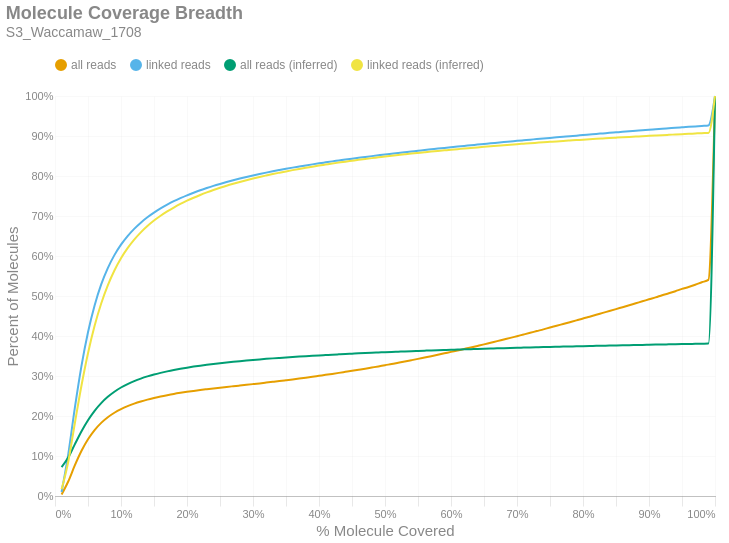

The cell this chart's notebook holds for it:
### Markdown cell above
### Molecule Read Coverage
This chart shows molecule coverage breadth as computed by the number of bases aligned to that molecule. In other words, "*how much of each unique long molecule is actually sequenced/aligned?*" Keep in mind there is a distinction between sequences and alignments, since some sequences belonging to a particular molecule may not align well and wouldn't appear in the alignment data. This chart also shows molecule coverage breadth as computed by the *inferred fragment* from which the aligned sequences originate. Unlike read coverage, this calculation takes into account the total insert size, including unsequenced gaps between the forward and reverse reads. Like the previous figures, these are cumulative percents.

### Code cell
if SKIPLR:
    print_html(f"Skipped")
else:
    binned_df = consolidated_hist(valids['coverage_bp'], mask, 0.01, True)
    binned_df_inf = consolidated_hist(valids['coverage_inserts'], mask, 0.01, True)
    binned_df = binned_df.with_columns(pl.lit(binned_df_inf['all reads (cumsum)']).alias('all reads (inferred)'))
    binned_df = binned_df.with_columns(pl.lit(binned_df_inf['linked reads (cumsum)']).alias('linked reads (inferred)'))
    binned_df = binned_df.with_columns(
        (pl.col('bin').cast(pl.Float64) + 0.01).alias('right_edge')
    )

    with SafeRender(binned_df):
        (
            density_plot(binned_df, 'Molecule Coverage Breadth', samplename, 'molcov', ['all reads (inferred)','linked reads (inferred)'])
            .encode(
                #x=alt.X('bin:Q', title="% Molecule Covered").axis(format = '%').scale(padding=0),
                x=alt.X('right_edge:Q', title="% Molecule Covered").axis(format='%').scale(padding=0),
                y=alt.Y('value:Q', title='Percent of Molecules')
                    .axis(format='%')
                    .stack(False)
                    .scale(domainMin=0, padding=0),
                color=alt.Color("key:N").scale(domain = ["all reads", "linked reads", "all reads (inferred)", "linked reads (inferred)"]),
                tooltip = [
                    alt.Tooltip("key:N", title = "Data Type"),
                    alt.Tooltip("range_label:N", title="% Molecule Covered"),
                    alt.Tooltip("value:Q", format = ".2%", title="% Molecules")
                ]
            )
        ).display()

### Figure 1 — Vega-Lite specification as saved in the notebook (floating-point values rounded to 4 significant figures)
{"width": "container", "height": 400, "config": {"title": {"anchor": "start", "dy": -15, "fontSize": 18, "color": "#888888", "subtitleColor": "#888888", "subtitleFontSize": 14}, "arc": {"fill": "#0072B2"}, "axis": {"domainColor": "#888888", "domainWidth": 0.5, "gridWidth": 0.2, "grid": false, "titleFontWeight": 400, "titleFontSize": 15, "labelFontSize": 11, "labelColor": "#888888", "tickColor": "#888888", "tickWidth": 0.2, "titleColor": "#888888"}, "axisBand": {"grid": false}, "axisX": {"grid": true, "tickSize": 10, "domainCap": "round"}, "axisY": {"domain": false, "grid": true, "tickSize": 0, "domainCap": "round"}, "background": "transparent", "header": {"labelFontSize": 15, "labelColor": "#888888", "titleFontSize": 15, "titleFontWeight": 600, "titleColor": "#888888"}, "legend": {"labelFont": "sans-serif", "labelFontSize": 12, "labelColor": "#888888", "symbolSize": 100, "symbolType": "circle", "titleFontSize": 12, "titlePadding": 10, "titleColor": "#888888", "title": null, "orient": "top"}, "range": {"category": ["#E69F00", "#56B4E9", "#009E73", "#F0E442", "#0072B2", "#D55E00", "#CC79A7", "#000000"], "diverging": ["#cfe8f3", "#a2d4ec", "#73bfe2", "#46abdb", "#1696d2", "#12719e"]}, "area": {"fill": "#0072B2", "fillOpacity": 0.7, "line": true, "strokeOpacity": 0.7}, "line": {"color": "#0072B2", "stroke": "#0072B2", "strokeWidth": 2}, "trail": {"color": "#0072B2", "stroke": "#0072B2", "strokeWidth": 0, "size": 1}, "point": {"filled": true, "fillOpacity": 1.0, "size": 95}, "text": {"color": "#888888", "fontSize": 11, "align": "right", "fontWeight": 400, "size": 11}, "bar": {"fill": "#0072B2", "stroke": null}, "view": {"stroke": null, "continuousWidth": 660, "continuousHeight": 400}}, "data": {"name": "data-20edd1573e0a187b697e7ec5bb91de09"}, "mark": {"type": "line", "interpolate": "monotone", "point": {"opacity": 0, "size": 275}}, "encoding": {"color": {"field": "key", "scale": {"domain": ["all reads", "linked reads", "all reads (inferred)", "linked reads (inferred)"]}, "type": "nominal"}, "tooltip": [{"field": "key", "title": "Data Type", "type": "nominal"}, {"field": "range_label", "title": "% Molecule Covered", "type": "nominal"}, {"field": "value", "format": ".2%", "title": "% Molecules", "type": "quantitative"}], "x": {"axis": {"format": "%"}, "field": "right_edge", "scale": {"padding": 0}, "title": "% Molecule Covered", "type": "quantitative"}, "y": {"axis": {"format": "%"}, "field": "value", "scale": {"domainMin": 0, "padding": 0}, "stack": false, "title": "Percent of Molecules", "type": "quantitative"}}, "params": [{"name": "param_c36ac31b6afebe62", "select": {"type": "point", "fields": ["key"]}, "bind": "legend"}], "title": {"text": "Molecule Coverage Breadth", "subtitle": "S3_Waccamaw_1708"}, "transform": [{"fold": ["all reads (cumsum)", "linked reads (cumsum)", "all reads (inferred)", "linked reads (inferred)"]}, {"calculate": "replace(datum.key, ' (cumsum)', '')", "as": "key"}, {"filter": {"param": "param_c36ac31b6afebe62"}}], "usermeta": {"embedOptions": {"downloadFileName": "S3_Waccamaw_1708.molcov"}}, "$schema": "https://vega.github.io/schema/vega-lite/v6.1.0.json", "datasets": {"data-20edd1573e0a187b697e7ec5bb91de09": [{"bin": "0.0", "interval": "0.0-0.01", "all reads": 0.003711, "linked reads": 0.01001, "all reads (cumsum)": 0.003711, "linked reads (cumsum)": 0.01001, "range_label": "0.0-0.01", "all reads (inferred)": 0.07215, "linked reads (inferred)": 0.01677, "right_edge": 0.01}, {"bin": "0.01", "interval": "0.01-0.02", "all reads": 0.03248, "linked reads": 0.09346, "all reads (cumsum)": 0.03619, "linked reads (cumsum)": 0.1035, "range_label": "0.01-0.02", "all reads (inferred)": 0.09596, "linked reads (inferred)": 0.08514, "right_edge": 0.02}, {"bin": "0.02", "interval": "0.02-0.03", "all reads": 0.04015, "linked reads": 0.1164, "all reads (cumsum)": 0.07634, "linked reads (cumsum)": 0.2198, "range_label": "0.02-0.03", "all reads (inferred)": 0.1291, "linked reads (inferred)": 0.1813, "right_edge": 0.03}, {"bin": "0.03", "interval": "0.03-0.04", "all reads": 0.03599, "linked reads": 0.1044, "all reads (cumsum)": 0.1123, "linked reads (cumsum)": 0.3242, "range_label": "0.03-0.04", "all reads (inferred)": 0.1614, "linked reads (inferred)": 0.2751, "right_edge": 0.04}, {"bin": "0.04", "interval": "0.04-0.05", "all reads": 0.02937, "linked reads": 0.08525, "all reads (cumsum)": 0.1417, "linked reads (cumsum)": 0.4095, "range_label": "0.04-0.05", "all reads (inferred)": 0.1895, "linked reads (inferred)": 0.357, "right_edge": 0.05}, {"bin": "0.05", "interval": "0.05-0.06", "all reads": 0.02308, "linked reads": 0.06698, "all reads (cumsum)": 0.1648, "linked reads (cumsum)": 0.4765, "range_label": "0.05-0.06", "all reads (inferred)": 0.2131, "linked reads (inferred)": 0.4254, "right_edge": 0.06}, {"bin": "0.06", "interval": "0.06-0.07", "all reads": 0.01807, "linked reads": 0.05242, "all reads (cumsum)": 0.1829, "linked reads (cumsum)": 0.5289, "range_label": "0.06-0.07", "all reads (inferred)": 0.2323, "linked reads (inferred)": 0.4813, "right_edge": 0.07}, {"bin": "0.07", "interval": "0.07-0.08", "all reads": 0.0141, "linked reads": 0.04085, "all reads (cumsum)": 0.1969, "linked reads (cumsum)": 0.5697, "range_label": "0.07-0.08", "all reads (inferred)": 0.2479, "linked reads (inferred)": 0.5267, "right_edge": 0.08}, {"bin": "0.08", "interval": "0.08-0.09", "all reads": 0.01122, "linked reads": 0.03246, "all reads (cumsum)": 0.2082, "linked reads (cumsum)": 0.6022, "range_label": "0.08-0.09", "all reads (inferred)": 0.2607, "linked reads (inferred)": 0.5639, "right_edge": 0.09}, {"bin": "0.09", "interval": "0.09-0.1", "all reads": 0.009066, "linked reads": 0.02617, "all reads (cumsum)": 0.2172, "linked reads (cumsum)": 0.6284, "range_label": "0.09-0.1", "all reads (inferred)": 0.2712, "linked reads (inferred)": 0.5944, "right_edge": 0.1}, {"bin": "0.1", "interval": "0.1-0.11", "all reads": 0.007433, "linked reads": 0.02142, "all reads (cumsum)": 0.2247, "linked reads (cumsum)": 0.6498, "range_label": "0.1-0.11", "all reads (inferred)": 0.2799, "linked reads (inferred)": 0.6196, "right_edge": 0.11}, {"bin": "0.11", "interval": "0.11-0.12", "all reads": 0.006291, "linked reads": 0.0181, "all reads (cumsum)": 0.231, "linked reads (cumsum)": 0.6679, "range_label": "0.11-0.12", "all reads (inferred)": 0.2873, "linked reads (inferred)": 0.6409, "right_edge": 0.12}, {"bin": "0.12", "interval": "0.12-0.13", "all reads": 0.005378, "linked reads": 0.01546, "all reads (cumsum)": 0.2363, "linked reads (cumsum)": 0.6833, "range_label": "0.12-0.13", "all reads (inferred)": 0.2936, "linked reads (inferred)": 0.6591, "right_edge": 0.13}, {"bin": "0.13", "interval": "0.13-0.14", "all reads": 0.004682, "linked reads": 0.01343, "all reads (cumsum)": 0.241, "linked reads (cumsum)": 0.6968, "range_label": "0.13-0.14", "all reads (inferred)": 0.299, "linked reads (inferred)": 0.6749, "right_edge": 0.14}, {"bin": "0.14", "interval": "0.14-0.15", "all reads": 0.004038, "linked reads": 0.01156, "all reads (cumsum)": 0.2451, "linked reads (cumsum)": 0.7083, "range_label": "0.14-0.15", "all reads (inferred)": 0.3037, "linked reads (inferred)": 0.6886, "right_edge": 0.15}, {"bin": "0.15", "interval": "0.15-0.16", "all reads": 0.003698, "linked reads": 0.01054, "all reads (cumsum)": 0.2488, "linked reads (cumsum)": 0.7189, "range_label": "0.15-0.16", "all reads (inferred)": 0.3079, "linked reads (inferred)": 0.7006, "right_edge": 0.16}, {"bin": "0.16", "interval": "0.16-0.17", "all reads": 0.003319, "linked reads": 0.009425, "all reads (cumsum)": 0.2521, "linked reads (cumsum)": 0.7283, "range_label": "0.16-0.17", "all reads (inferred)": 0.3116, "linked reads (inferred)": 0.7114, "right_edge": 0.17}, {"bin": "0.17", "interval": "0.17-0.18", "all reads": 0.003066, "linked reads": 0.008662, "all reads (cumsum)": 0.2551, "linked reads (cumsum)": 0.7369, "range_label": "0.17-0.18", "all reads (inferred)": 0.315, "linked reads (inferred)": 0.7212, "right_edge": 0.18}, {"bin": "0.18", "interval": "0.18-0.19", "all reads": 0.002747, "linked reads": 0.007695, "all reads (cumsum)": 0.2579, "linked reads (cumsum)": 0.7446, "range_label": "0.18-0.19", "all reads (inferred)": 0.3181, "linked reads (inferred)": 0.7301, "right_edge": 0.19}, {"bin": "0.19", "interval": "0.19-0.2", "all reads": 0.002542, "linked reads": 0.007092, "all reads (cumsum)": 0.2604, "linked reads (cumsum)": 0.7517, "range_label": "0.19-0.2", "all reads (inferred)": 0.3209, "linked reads (inferred)": 0.7382, "right_edge": 0.2}, {"bin": "0.2", "interval": "0.2-0.21", "all reads": 0.002333, "linked reads": 0.006473, "all reads (cumsum)": 0.2628, "linked reads (cumsum)": 0.7582, "range_label": "0.2-0.21", "all reads (inferred)": 0.3235, "linked reads (inferred)": 0.7457, "right_edge": 0.21}, {"bin": "0.21", "interval": "0.21-0.22", "all reads": 0.002232, "linked reads": 0.006142, "all reads (cumsum)": 0.265, "linked reads (cumsum)": 0.7643, "range_label": "0.21-0.22", "all reads (inferred)": 0.3259, "linked reads (inferred)": 0.7526, "right_edge": 0.22}, {"bin": "0.22", "interval": "0.22-0.23", "all reads": 0.002041, "linked reads": 0.005556, "all reads (cumsum)": 0.267, "linked reads (cumsum)": 0.7699, "range_label": "0.22-0.23", "all reads (inferred)": 0.3281, "linked reads (inferred)": 0.759, "right_edge": 0.23}, {"bin": "0.23", "interval": "0.23-0.24", "all reads": 0.001977, "linked reads": 0.005322, "all reads (cumsum)": 0.269, "linked reads (cumsum)": 0.7752, "range_label": "0.23-0.24", "all reads (inferred)": 0.3302, "linked reads (inferred)": 0.765, "right_edge": 0.24}, {"bin": "0.24", "interval": "0.24-0.25", "all reads": 0.00186, "linked reads": 0.004934, "all reads (cumsum)": 0.2709, "linked reads (cumsum)": 0.7802, "range_label": "0.24-0.25", "all reads (inferred)": 0.3321, "linked reads (inferred)": 0.7705, "right_edge": 0.25}, {"bin": "0.25", "interval": "0.25-0.26", "all reads": 0.001794, "linked reads": 0.004716, "all reads (cumsum)": 0.2727, "linked reads (cumsum)": 0.7849, "range_label": "0.25-0.26", "all reads (inferred)": 0.3339, "linked reads (inferred)": 0.7757, "right_edge": 0.26}, {"bin": "0.26", "interval": "0.26-0.27", "all reads": 0.001757, "linked reads": 0.004474, "all reads (cumsum)": 0.2744, "linked reads (cumsum)": 0.7893, "range_label": "0.26-0.27", "all reads (inferred)": 0.3356, "linked reads (inferred)": 0.7805, "right_edge": 0.27}, {"bin": "0.27", "interval": "0.27-0.28", "all reads": 0.001748, "linked reads": 0.004211, "all reads (cumsum)": 0.2762, "linked reads (cumsum)": 0.7936, "range_label": "0.27-0.28", "all reads (inferred)": 0.3371, "linked reads (inferred)": 0.785, "right_edge": 0.28}, {"bin": "0.28", "interval": "0.28-0.29", "all reads": 0.001745, "linked reads": 0.003957, "all reads (cumsum)": 0.2779, "linked reads (cumsum)": 0.7975, "range_label": "0.28-0.29", "all reads (inferred)": 0.3387, "linked reads (inferred)": 0.7894, "right_edge": 0.29}, {"bin": "0.29", "interval": "0.29-0.3", "all reads": 0.0018, "linked reads": 0.003815, "all reads (cumsum)": 0.2797, "linked reads (cumsum)": 0.8013, "range_label": "0.29-0.3", "all reads (inferred)": 0.3401, "linked reads (inferred)": 0.7936, "right_edge": 0.3}, {"bin": "0.3", "interval": "0.3-0.31", "all reads": 0.001827, "linked reads": 0.003644, "all reads (cumsum)": 0.2815, "linked reads (cumsum)": 0.805, "range_label": "0.3-0.31", "all reads (inferred)": 0.3415, "linked reads (inferred)": 0.7975, "right_edge": 0.31}, {"bin": "0.31", "interval": "0.31-0.32", "all reads": 0.001919, "linked reads": 0.003481, "all reads (cumsum)": 0.2835, "linked reads (cumsum)": 0.8085, "range_label": "0.31-0.32", "all reads (inferred)": 0.3428, "linked reads (inferred)": 0.8012, "right_edge": 0.32}, {"bin": "0.32", "interval": "0.32-0.33", "all reads": 0.001953, "linked reads": 0.003271, "all reads (cumsum)": 0.2854, "linked reads (cumsum)": 0.8117, "range_label": "0.32-0.33", "all reads (inferred)": 0.3441, "linked reads (inferred)": 0.8048, "right_edge": 0.33}, {"bin": "0.33", "interval": "0.33-0.34", "all reads": 0.00198, "linked reads": 0.003156, "all reads (cumsum)": 0.2874, "linked reads (cumsum)": 0.8149, "range_label": "0.33-0.34", "all reads (inferred)": 0.3452, "linked reads (inferred)": 0.8082, "right_edge": 0.34}, {"bin": "0.34", "interval": "0.34-0.35", "all reads": 0.002061, "linked reads": 0.003105, "all reads (cumsum)": 0.2895, "linked reads (cumsum)": 0.818, "range_label": "0.34-0.35", "all reads (inferred)": 0.3464, "linked reads (inferred)": 0.8115, "right_edge": 0.35}, {"bin": "0.35", "interval": "0.35-0.36", "all reads": 0.002084, "linked reads": 0.002916, "all reads (cumsum)": 0.2915, "linked reads (cumsum)": 0.8209, "range_label": "0.35-0.36", "all reads (inferred)": 0.3475, "linked reads (inferred)": 0.8146, "right_edge": 0.36}, {"bin": "0.36", "interval": "0.36-0.37", "all reads": 0.002136, "linked reads": 0.002774, "all reads (cumsum)": 0.2937, "linked reads (cumsum)": 0.8237, "range_label": "0.36-0.37", "all reads (inferred)": 0.3486, "linked reads (inferred)": 0.8177, "right_edge": 0.37}, {"bin": "0.37", "interval": "0.37-0.38", "all reads": 0.002197, "linked reads": 0.002727, "all reads (cumsum)": 0.2959, "linked reads (cumsum)": 0.8264, "range_label": "0.37-0.38", "all reads (inferred)": 0.3496, "linked reads (inferred)": 0.8206, "right_edge": 0.38}, {"bin": "0.38", "interval": "0.38-0.39", "all reads": 0.002267, "linked reads": 0.002664, "all reads (cumsum)": 0.2981, "linked reads (cumsum)": 0.8291, "range_label": "0.38-0.39", "all reads (inferred)": 0.3506, "linked reads (inferred)": 0.8234, "right_edge": 0.39}, {"bin": "0.39", "interval": "0.39-0.4", "all reads": 0.002369, "linked reads": 0.002589, "all reads (cumsum)": 0.3005, "linked reads (cumsum)": 0.8317, "range_label": "0.39-0.4", "all reads (inferred)": 0.3515, "linked reads (inferred)": 0.8261, "right_edge": 0.4}, {"bin": "0.4", "interval": "0.4-0.41", "all reads": 0.002337, "linked reads": 0.002449, "all reads (cumsum)": 0.3028, "linked reads (cumsum)": 0.8341, "range_label": "0.4-0.41", "all reads (inferred)": 0.3524, "linked reads (inferred)": 0.8286, "right_edge": 0.41}, {"bin": "0.41", "interval": "0.41-0.42", "all reads": 0.002435, "linked reads": 0.002438, "all reads (cumsum)": 0.3053, "linked reads (cumsum)": 0.8365, "range_label": "0.41-0.42", "all reads (inferred)": 0.3533, "linked reads (inferred)": 0.8312, "right_edge": 0.42}, {"bin": "0.42", "interval": "0.42-0.43", "all reads": 0.002518, "linked reads": 0.00229, "all reads (cumsum)": 0.3078, "linked reads (cumsum)": 0.8388, "range_label": "0.42-0.43", "all reads (inferred)": 0.3541, "linked reads (inferred)": 0.8335, "right_edge": 0.43}, {"bin": "0.43", "interval": "0.43-0.44", "all reads": 0.002592, "linked reads": 0.002344, "all reads (cumsum)": 0.3104, "linked reads (cumsum)": 0.8412, "range_label": "0.43-0.44", "all reads (inferred)": 0.355, "linked reads (inferred)": 0.8359, "right_edge": 0.44}, {"bin": "0.44", "interval": "0.44-0.45", "all reads": 0.002601, "linked reads": 0.002225, "all reads (cumsum)": 0.313, "linked reads (cumsum)": 0.8434, "range_label": "0.44-0.45", "all reads (inferred)": 0.3558, "linked reads (inferred)": 0.8382, "right_edge": 0.45}, {"bin": "0.45", "interval": "0.45-0.46", "all reads": 0.002665, "linked reads": 0.002115, "all reads (cumsum)": 0.3157, "linked reads (cumsum)": 0.8455, "range_label": "0.45-0.46", "all reads (inferred)": 0.3566, "linked reads (inferred)": 0.8404, "right_edge": 0.46}, {"bin": "0.46", "interval": "0.46-0.47", "all reads": 0.002679, "linked reads": 0.002086, "all reads (cumsum)": 0.3183, "linked reads (cumsum)": 0.8476, "range_label": "0.46-0.47", "all reads (inferred)": 0.3573, "linked reads (inferred)": 0.8426, "right_edge": 0.47}, {"bin": "0.47", "interval": "0.47-0.48", "all reads": 0.002835, "linked reads": 0.002088, "all reads (cumsum)": 0.3212, "linked reads (cumsum)": 0.8497, "range_label": "0.47-0.48", "all reads (inferred)": 0.3581, "linked reads (inferred)": 0.8447, "right_edge": 0.48}, {"bin": "0.48", "interval": "0.48-0.49", "all reads": 0.002813, "linked reads": 0.002054, "all reads (cumsum)": 0.324, "linked reads (cumsum)": 0.8517, "range_label": "0.48-0.49", "all reads (inferred)": 0.3588, "linked reads (inferred)": 0.8466, "right_edge": 0.49}, {"bin": "0.49", "interval": "0.49-0.5", "all reads": 0.003119, "linked reads": 0.002037, "all reads (cumsum)": 0.3271, "linked reads (cumsum)": 0.8538, "range_label": "0.49-0.5", "all reads (inferred)": 0.3595, "linked reads (inferred)": 0.8486, "right_edge": 0.5}, {"bin": "0.5", "interval": "0.5-0.51", "all reads": 0.002815, "linked reads": 0.001944, "all reads (cumsum)": 0.3299, "linked reads (cumsum)": 0.8557, "range_label": "0.5-0.51", "all reads (inferred)": 0.3602, "linked reads (inferred)": 0.8506, "right_edge": 0.51}, {"bin": "0.51", "interval": "0.51-0.52", "all reads": 0.003173, "linked reads": 0.001935, "all reads (cumsum)": 0.3331, "linked reads (cumsum)": 0.8577, "range_label": "0.51-0.52", "all reads (inferred)": 0.3608, "linked reads (inferred)": 0.8524, "right_edge": 0.52}, {"bin": "0.52", "interval": "0.52-0.53", "all reads": 0.003164, "linked reads": 0.001856, "all reads (cumsum)": 0.3363, "linked reads (cumsum)": 0.8595, "range_label": "0.52-0.53", "all reads (inferred)": 0.3615, "linked reads (inferred)": 0.8542, "right_edge": 0.53}, {"bin": "0.53", "interval": "0.53-0.54", "all reads": 0.003226, "linked reads": 0.001824, "all reads (cumsum)": 0.3395, "linked reads (cumsum)": 0.8613, "range_label": "0.53-0.54", "all reads (inferred)": 0.3621, "linked reads (inferred)": 0.856, "right_edge": 0.54}, {"bin": "0.54", "interval": "0.54-0.55", "all reads": 0.003293, "linked reads": 0.001788, "all reads (cumsum)": 0.3428, "linked reads (cumsum)": 0.8631, "range_label": "0.54-0.55", "all reads (inferred)": 0.3627, "linked reads (inferred)": 0.8577, "right_edge": 0.55}, {"bin": "0.55", "interval": "0.55-0.56", "all reads": 0.003438, "linked reads": 0.001854, "all reads (cumsum)": 0.3462, "linked reads (cumsum)": 0.865, "range_label": "0.55-0.56", "all reads (inferred)": 0.3633, "linked reads (inferred)": 0.8594, "right_edge": 0.56}, {"bin": "0.56", "interval": "0.56-0.57", "all reads": 0.003425, "linked reads": 0.001756, "all reads (cumsum)": 0.3496, "linked reads (cumsum)": 0.8667, "range_label": "0.56-0.57", "all reads (inferred)": 0.3639, "linked reads (inferred)": 0.861, "right_edge": 0.57}, {"bin": "0.57", "interval": "0.57-0.58", "all reads": 0.003486, "linked reads": 0.001766, "all reads (cumsum)": 0.3531, "linked reads (cumsum)": 0.8685, "range_label": "0.57-0.58", "all reads (inferred)": 0.3645, "linked reads (inferred)": 0.8626, "right_edge": 0.58}, {"bin": "0.58", "interval": "0.58-0.59", "all reads": 0.003582, "linked reads": 0.001742, "all reads (cumsum)": 0.3567, "linked reads (cumsum)": 0.8703, "range_label": "0.58-0.59", "all reads (inferred)": 0.365, "linked reads (inferred)": 0.8641, "right_edge": 0.59}, {"bin": "0.59", "interval": "0.59-0.6", "all reads": 0.003642, "linked reads": 0.001701, "all reads (cumsum)": 0.3603, "linked reads (cumsum)": 0.872, "range_label": "0.59-0.6", "all reads (inferred)": 0.3656, "linked reads (inferred)": 0.8657, "right_edge": 0.6}, {"bin": "0.6", "interval": "0.6-0.61", "all reads": 0.003545, "linked reads": 0.00168, "all reads (cumsum)": 0.3639, "linked reads (cumsum)": 0.8736, "range_label": "0.6-0.61", "all reads (inferred)": 0.3661, "linked reads (inferred)": 0.8672, "right_edge": 0.61}, {"bin": "0.61", "interval": "0.61-0.62", "all reads": 0.003746, "linked reads": 0.001635, "all reads (cumsum)": 0.3676, "linked reads (cumsum)": 0.8753, "range_label": "0.61-0.62", "all reads (inferred)": 0.3666, "linked reads (inferred)": 0.8687, "right_edge": 0.62}, {"bin": "0.62", "interval": "0.62-0.63", "all reads": 0.003762, "linked reads": 0.001584, "all reads (cumsum)": 0.3714, "linked reads (cumsum)": 0.8768, "range_label": "0.62-0.63", "all reads (inferred)": 0.3671, "linked reads (inferred)": 0.8701, "right_edge": 0.63}, {"bin": "0.63", "interval": "0.63-0.64", "all reads": 0.003839, "linked reads": 0.001637, "all reads (cumsum)": 0.3752, "linked reads (cumsum)": 0.8785, "range_label": "0.63-0.64", "all reads (inferred)": 0.3677, "linked reads (inferred)": 0.8715, "right_edge": 0.64}, {"bin": "0.64", "interval": "0.64-0.65", "all reads": 0.00388, "linked reads": 0.001605, "all reads (cumsum)": 0.3791, "linked reads (cumsum)": 0.8801, "range_label": "0.64-0.65", "all reads (inferred)": 0.3682, "linked reads (inferred)": 0.873, "right_edge": 0.65}, {"bin": "0.65", "interval": "0.65-0.66", "all reads": 0.004094, "linked reads": 0.001624, "all reads (cumsum)": 0.3832, "linked reads (cumsum)": 0.8817, "range_label": "0.65-0.66", "all reads (inferred)": 0.3687, "linked reads (inferred)": 0.8743, "right_edge": 0.66}, {"bin": "0.66", "interval": "0.66-0.67", "all reads": 0.003984, "linked reads": 0.001577, "all reads (cumsum)": 0.3872, "linked reads (cumsum)": 0.8833, "range_label": "0.66-0.67", "all reads (inferred)": 0.3691, "linked reads (inferred)": 0.8756, "right_edge": 0.67}, {"bin": "0.67", "interval": "0.67-0.68", "all reads": 0.00412, "linked reads": 0.001578, "all reads (cumsum)": 0.3913, "linked reads (cumsum)": 0.8849, "range_label": "0.67-0.68", "all reads (inferred)": 0.3696, "linked reads (inferred)": 0.8769, "right_edge": 0.68}, {"bin": "0.68", "interval": "0.68-0.69", "all reads": 0.004038, "linked reads": 0.001512, "all reads (cumsum)": 0.3953, "linked reads (cumsum)": 0.8864, "range_label": "0.68-0.69", "all reads (inferred)": 0.3701, "linked reads (inferred)": 0.8783, "right_edge": 0.69}, {"bin": "0.69", "interval": "0.69-0.7", "all reads": 0.004213, "linked reads": 0.001557, "all reads (cumsum)": 0.3996, "linked reads (cumsum)": 0.8879, "range_label": "0.69-0.7", "all reads (inferred)": 0.3705, "linked reads (inferred)": 0.8795, "right_edge": 0.7}, {"bin": "0.7", "interval": "0.7-0.71", "all reads": 0.004172, "linked reads": 0.001465, "all reads (cumsum)": 0.4037, "linked reads (cumsum)": 0.8894, "range_label": "0.7-0.71", "all reads (inferred)": 0.371, "linked reads (inferred)": 0.8808, "right_edge": 0.71}, {"bin": "0.71", "interval": "0.71-0.72", "all reads": 0.004235, "linked reads": 0.001451, "all reads (cumsum)": 0.408, "linked reads (cumsum)": 0.8909, "range_label": "0.71-0.72", "all reads (inferred)": 0.3714, "linked reads (inferred)": 0.882, "right_edge": 0.72}, {"bin": "0.72", "interval": "0.72-0.73", "all reads": 0.004384, "linked reads": 0.001497, "all reads (cumsum)": 0.4124, "linked reads (cumsum)": 0.8924, "range_label": "0.72-0.73", "all reads (inferred)": 0.3718, "linked reads (inferred)": 0.8831, "right_edge": 0.73}, {"bin": "0.73", "interval": "0.73-0.74", "all reads": 0.004287, "linked reads": 0.001429, "all reads (cumsum)": 0.4166, "linked reads (cumsum)": 0.8938, "range_label": "0.73-0.74", "all reads (inferred)": 0.3723, "linked reads (inferred)": 0.8843, "right_edge": 0.74}, {"bin": "0.74", "interval": "0.74-0.75", "all reads": 0.004611, "linked reads": 0.001505, "all reads (cumsum)": 0.4213, "linked reads (cumsum)": 0.8953, "range_label": "0.74-0.75", "all reads (inferred)": 0.3727, "linked reads (inferred)": 0.8854, "right_edge": 0.75}, {"bin": "0.75", "interval": "0.75-0.76", "all reads": 0.004341, "linked reads": 0.001403, "all reads (cumsum)": 0.4256, "linked reads (cumsum)": 0.8967, "range_label": "0.75-0.76", "all reads (inferred)": 0.3731, "linked reads (inferred)": 0.8865, "right_edge": 0.76}, {"bin": "0.76", "interval": "0.76-0.77", "all reads": 0.00449, "linked reads": 0.001413, "all reads (cumsum)": 0.4301, "linked reads (cumsum)": 0.8981, "range_label": "0.76-0.77", "all reads (inferred)": 0.3735, "linked reads (inferred)": 0.8877, "right_edge": 0.77}, {"bin": "0.77", "interval": "0.77-0.78", "all reads": 0.004473, "linked reads": 0.001434, "all reads (cumsum)": 0.4346, "linked reads (cumsum)": 0.8995, "range_label": "0.77-0.78", "all reads (inferred)": 0.3739, "linked reads (inferred)": 0.8887, "right_edge": 0.78}, {"bin": "0.78", "interval": "0.78-0.79", "all reads": 0.004524, "linked reads": 0.001363, "all reads (cumsum)": 0.4391, "linked reads (cumsum)": 0.9009, "range_label": "0.78-0.79", "all reads (inferred)": 0.3743, "linked reads (inferred)": 0.8898, "right_edge": 0.79}, {"bin": "0.79", "interval": "0.79-0.8", "all reads": 0.004787, "linked reads": 0.001481, "all reads (cumsum)": 0.4439, "linked reads (cumsum)": 0.9024, "range_label": "0.79-0.8", "all reads (inferred)": 0.3747, "linked reads (inferred)": 0.8909, "right_edge": 0.8}, {"bin": "0.8", "interval": "0.8-0.81", "all reads": 0.004439, "linked reads": 0.001387, "all reads (cumsum)": 0.4483, "linked reads (cumsum)": 0.9038, "range_label": "0.8-0.81", "all reads (inferred)": 0.375, "linked reads (inferred)": 0.8919, "right_edge": 0.81}, {"bin": "0.81", "interval": "0.81-0.82", "all reads": 0.004624, "linked reads": 0.001418, "all reads (cumsum)": 0.4529, "linked reads (cumsum)": 0.9052, "range_label": "0.81-0.82", "all reads (inferred)": 0.3754, "linked reads (inferred)": 0.8928, "right_edge": 0.82}, {"bin": "0.82", "interval": "0.82-0.83", "all reads": 0.004804, "linked reads": 0.001319, "all reads (cumsum)": 0.4577, "linked reads (cumsum)": 0.9065, "range_label": "0.82-0.83", "all reads (inferred)": 0.3757, "linked reads (inferred)": 0.8938, "right_edge": 0.83}, {"bin": "0.83", "interval": "0.83-0.84", "all reads": 0.004714, "linked reads": 0.001347, "all reads (cumsum)": 0.4624, "linked reads (cumsum)": 0.9079, "range_label": "0.83-0.84", "all reads (inferred)": 0.3761, "linked reads (inferred)": 0.8948, "right_edge": 0.84}, {"bin": "0.84", "interval": "0.84-0.85", "all reads": 0.004772, "linked reads": 0.001284, "all reads (cumsum)": 0.4672, "linked reads (cumsum)": 0.9091, "range_label": "0.84-0.85", "all reads (inferred)": 0.3764, "linked reads (inferred)": 0.8958, "right_edge": 0.85}, {"bin": "0.85", "interval": "0.85-0.86", "all reads": 0.004827, "linked reads": 0.001294, "all reads (cumsum)": 0.472, "linked reads (cumsum)": 0.9104, "range_label": "0.85-0.86", "all reads (inferred)": 0.3768, "linked reads (inferred)": 0.8968, "right_edge": 0.86}, {"bin": "0.86", "interval": "0.86-0.87", "all reads": 0.004796, "linked reads": 0.00124, "all reads (cumsum)": 0.4768, "linked reads (cumsum)": 0.9117, "range_label": "0.86-0.87", "all reads (inferred)": 0.3771, "linked reads (inferred)": 0.8977, "right_edge": 0.87}, {"bin": "0.87", "interval": "0.87-0.88", "all reads": 0.005, "linked reads": 0.001298, "all reads (cumsum)": 0.4818, "linked reads (cumsum)": 0.913, "range_label": "0.87-0.88", "all reads (inferred)": 0.3775, "linked reads (inferred)": 0.8986, "right_edge": 0.88}, {"bin": "0.88", "interval": "0.88-0.89", "all reads": 0.004843, "linked reads": 0.001265, "all reads (cumsum)": 0.4867, "linked reads (cumsum)": 0.9142, "range_label": "0.88-0.89", "all reads (inferred)": 0.3778, "linked reads (inferred)": 0.8994, "right_edge": 0.89}, {"bin": "0.89", "interval": "0.89-0.9", "all reads": 0.005089, "linked reads": 0.001332, "all reads (cumsum)": 0.4918, "linked reads (cumsum)": 0.9156, "range_label": "0.89-0.9", "all reads (inferred)": 0.3781, "linked reads (inferred)": 0.9004, "right_edge": 0.9}, {"bin": "0.9", "interval": "0.9-0.91", "all reads": 0.004762, "linked reads": 0.001206, "all reads (cumsum)": 0.4965, "linked reads (cumsum)": 0.9168, "range_label": "0.9-0.91", "all reads (inferred)": 0.3785, "linked reads (inferred)": 0.9013, "right_edge": 0.91}, {"bin": "0.91", "interval": "0.91-0.92", "all reads": 0.005452, "linked reads": 0.001249, "all reads (cumsum)": 0.502, "linked reads (cumsum)": 0.918, "range_label": "0.91-0.92", "all reads (inferred)": 0.3788, "linked reads (inferred)": 0.9022, "right_edge": 0.92}, {"bin": "0.92", "interval": "0.92-0.93", "all reads": 0.004784, "linked reads": 0.001216, "all reads (cumsum)": 0.5068, "linked reads (cumsum)": 0.9192, "range_label": "0.92-0.93", "all reads (inferred)": 0.3791, "linked reads (inferred)": 0.903, "right_edge": 0.93}, {"bin": "0.93", "interval": "0.93-0.94", "all reads": 0.005235, "linked reads": 0.001222, "all reads (cumsum)": 0.512, "linked reads (cumsum)": 0.9205, "range_label": "0.93-0.94", "all reads (inferred)": 0.3794, "linked reads (inferred)": 0.9038, "right_edge": 0.94}, {"bin": "0.94", "interval": "0.94-0.95", "all reads": 0.005705, "linked reads": 0.0012, "all reads (cumsum)": 0.5177, "linked reads (cumsum)": 0.9217, "range_label": "0.94-0.95", "all reads (inferred)": 0.3797, "linked reads (inferred)": 0.9046, "right_edge": 0.95}, {"bin": "0.95", "interval": "0.95-0.96", "all reads": 0.004844, "linked reads": 0.001195, "all reads (cumsum)": 0.5226, "linked reads (cumsum)": 0.9229, "range_label": "0.95-0.96", "all reads (inferred)": 0.3801, "linked reads (inferred)": 0.9055, "right_edge": 0.96}, {"bin": "0.96", "interval": "0.96-0.97", "all reads": 0.005676, "linked reads": 0.001173, "all reads (cumsum)": 0.5282, "linked reads (cumsum)": 0.924, "range_label": "0.96-0.97", "all reads (inferred)": 0.3804, "linked reads (inferred)": 0.9063, "right_edge": 0.97}, {"bin": "0.97", "interval": "0.97-0.98", "all reads": 0.006171, "linked reads": 0.001155, "all reads (cumsum)": 0.5344, "linked reads (cumsum)": 0.9252, "range_label": "0.97-0.98", "all reads (inferred)": 0.3808, "linked reads (inferred)": 0.9071, "right_edge": 0.98}, {"bin": "0.98", "interval": "0.98-0.99", "all reads": 0.005905, "linked reads": 0.001202, "all reads (cumsum)": 0.5403, "linked reads (cumsum)": 0.9264, "range_label": "0.98-0.99", "all reads (inferred)": 0.3811, "linked reads (inferred)": 0.9077, "right_edge": 0.99}, {"bin": "0.99", "interval": "0.99-1.0", "all reads": 0.4597, "linked reads": 0.07362, "all reads (cumsum)": 1.0, "linked reads (cumsum)": 1.0, "range_label": "0.99-1.0", "all reads (inferred)": 1.0, "linked reads (inferred)": 1.0, "right_edge": 1.0}]}}
